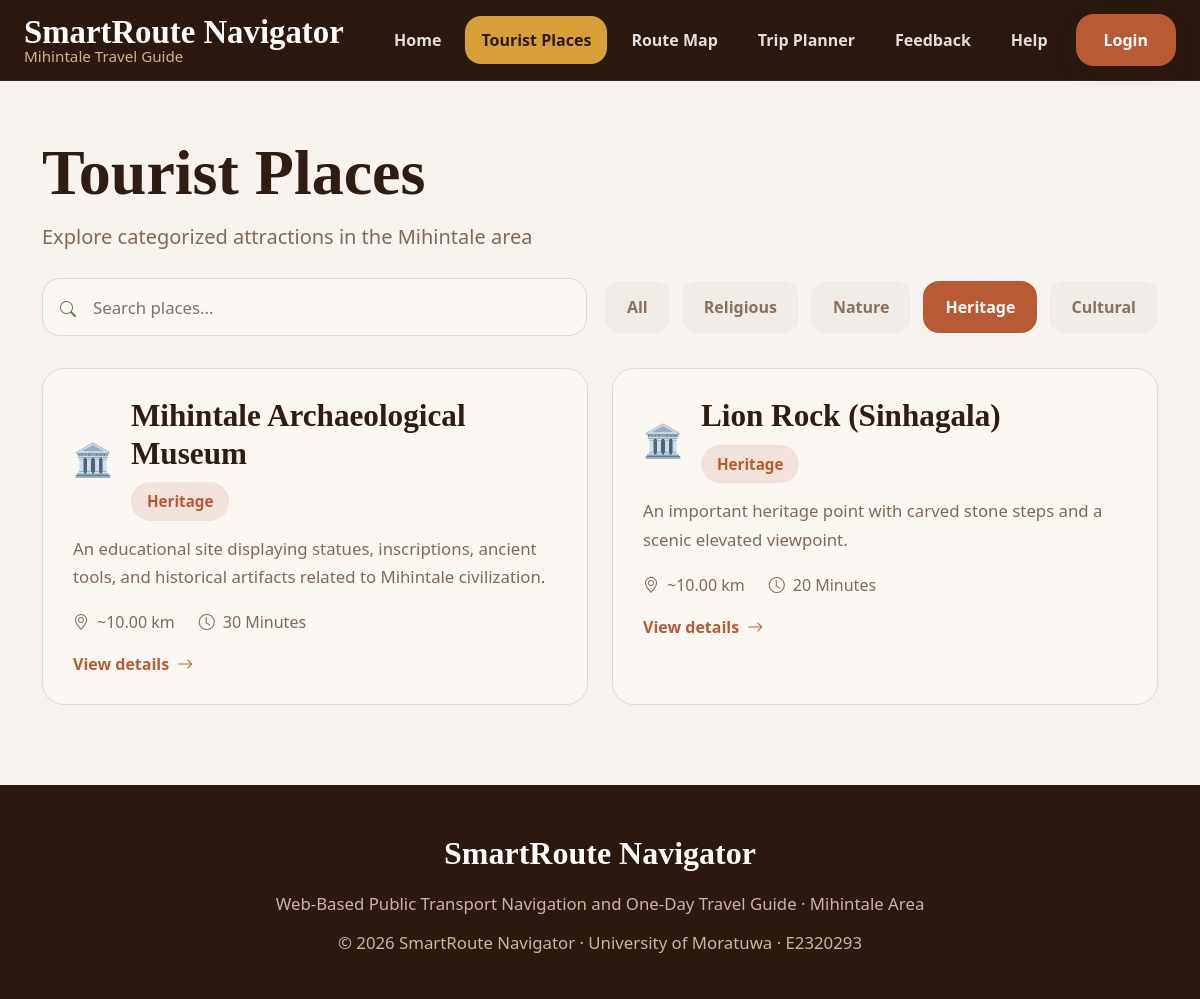
The page /pages/poi-list.php?category=Heritage on the database its author committed.
### tables this page shows
CREATE TABLE places (
    id INT AUTO_INCREMENT PRIMARY KEY,
    category_id INT NOT NULL,
    name VARCHAR(255) NOT NULL,
    description TEXT NOT NULL,
    location_name VARCHAR(255),
    distance_km DECIMAL(5,2),
    recommended_time VARCHAR(100),
    visit_duration VARCHAR(100),
    tips TEXT,
    image_url TEXT,
    map_embed_url TEXT,
    created_at TIMESTAMP DEFAULT CURRENT_TIMESTAMP,
    updated_at TIMESTAMP DEFAULT CURRENT_TIMESTAMP ON UPDATE CURRENT_TIMESTAMP,
    FOREIGN KEY (category_id) REFERENCES categories(id) ON DELETE CASCADE
);

CREATE TABLE categories (
    id INT AUTO_INCREMENT PRIMARY KEY,
    name VARCHAR(100) NOT NULL,
    description TEXT
);

### pages/poi-list.php (the view, shortened to what this page needs)
<?php
include '../config/db.php';
$search = isset($_GET['search']) ? trim($_GET['search']) : '';
$category = isset($_GET['category']) ? trim($_GET['category']) : '';
$sql = "SELECT places.*, categories.name AS category_name
        FROM places
        JOIN categories ON places.category_id = categories.id
        WHERE 1=1";
$params = [];
$types = "";
if ($category !== '') {
    $sql .= " AND categories.name = ?";
    $params[] = $category;
    $types .= "s";
}
$sql .= " ORDER BY places.id ASC";
$stmt = $conn->prepare($sql);
if (!empty($params)) {
    $stmt->bind_param($types, ...$params);
}
$stmt->execute();
$result = $stmt->get_result();
include '../includes/header.php';
?>
<section class="section-padding" style="padding-top: 48px;">
  <div class="container">
    <div class="page-header">
      <h1>Tourist Places</h1>
      <p>Explore categorized attractions in the Mihintale area</p>
    </div>
    <form method="GET" action="" class="filter-bar">
      <div class="search-box">
        <i class="bi bi-search"></i>
        <input
          type="text"
          name="search"
          placeholder="Search places..."
          value="<?php echo htmlspecialchars($search); ?>"
        >
      </div>
      <div class="filter-pills">
        <a href="poi-list.php" class="<?php echo ($category === '' ? 'active' : ''); ?>">All</a>
        <a href="?category=Religious<?php echo $search !== '' ? '&search=' . urlencode($search) : ''; ?>" class="<?php echo ($category === 'Religious' ? 'active' : ''); ?>">Religious</a>
        <a href="?category=Nature<?php echo $search !== '' ? '&search=' . urlencode($search) : ''; ?>" class="<?php echo ($category === 'Nature' ? 'active' : ''); ?>">Nature</a>
        <a href="?category=Heritage<?php echo $search !== '' ? '&search=' . urlencode($search) : ''; ?>" class="<?php echo ($category === 'Heritage' ? 'active' : ''); ?>">Heritage</a>
        <a href="?category=Cultural<?php echo $search !== '' ? '&search=' . urlencode($search) : ''; ?>" class="<?php echo ($category === 'Cultural' ? 'active' : ''); ?>">Cultural</a>
      </div>
    </form>
    <div class="row g-4">
      <?php if ($result && $result->num_rows > 0): ?>
        <?php while ($row = $result->fetch_assoc()): ?>
          <?php
            $emoji = "📍";
            if ($row['category_name'] === 'Heritage') $emoji = "🏛️";
            $pillClass = "pill-cultural";
            if ($row['category_name'] === 'Heritage') $pillClass = "pill-heritage";
          ?>
          <div class="col-lg-6">
            <div class="place-card">
              <div class="place-top">
                <div class="place-emoji"><?php echo $emoji; ?></div>
                <div>
                  <h3><?php echo htmlspecialchars($row['name']); ?></h3>
                  <span class="category-pill <?php echo $pillClass; ?>" style="margin-bottom: 0;">
                    <?php echo htmlspecialchars($row['category_name']); ?>
                  </span>
                </div>
              </div>
              <p>
                <?php echo htmlspecialchars(mb_strimwidth($row['description'], 0, 130, '...')); ?>
              </p>
              <div class="place-meta">
                <span><i class="bi bi-geo-alt"></i> ~<?php echo htmlspecialchars($row['distance_km']); ?> km</span>
                <span><i class="bi bi-clock"></i> <?php echo htmlspecialchars($row['visit_duration']); ?></span>
              </div>
              <a href="poi-detail.php?id=<?php echo $row['id']; ?>" class="learn-link">
                View details <i class="bi bi-arrow-right"></i>
              </a>
            </div>
          </div>
        <?php endwhile; ?>
      <?php endif; ?>
    </div>
  </div>
</section>
<?php include '../includes/footer.php'; ?>

### assets/css/theme.css (style rules this page uses)
:root { --bg: #f7f3ee; --surface: #fbf8f4; --card: #f9f5f0; --border: #e3d8cd; --text: #2f1c12; --muted: #7e6a5b; --primary: #b85b34; --primary-dark: #8f4426; --accent: #e0a63a; --nav: #2b190f; --white: #ffffff; --shadow: 0 10px 30px rgba(55, 30, 10, 0.08); --radius: 22px; }
* { box-sizing: border-box; }
html { scroll-behavior: smooth; }
body { margin: 0; background: var(--bg); color: var(--text); font-family: "Segoe UI", Arial, sans-serif; }
h1, h2, h3, h4, h5, h6 { font-family: Georgia, "Times New Roman", serif; color: var(--text); font-weight: 700; }
a { text-decoration: none; }
.section-padding { padding: 80px 0; }
.feature-card, .category-card, .place-card, .info-card, .help-card, .faq-item { background: var(--surface); border: 1px solid var(--border); border-radius: var(--radius); box-shadow: none; }
.feature-card p, .help-card p, .place-card p { color: var(--muted); line-height: 1.7; font-size: 1.05rem; }
.learn-link { color: var(--primary); font-weight: 700; display: inline-flex; align-items: center; gap: 8px; }
.category-pill { display: inline-block; padding: 10px 18px; border-radius: 999px; font-weight: 700; margin-bottom: 24px; font-size: 1rem; }
.pill-heritage { background: #f1e2db; color: #b85b34; }
.page-header { padding: 48px 0 26px; }
.page-header h1 { font-size: 4rem; margin-bottom: 10px; }
.page-header p { color: var(--muted); font-size: 1.25rem; }
.filter-bar { display: flex; gap: 18px; flex-wrap: wrap; margin-bottom: 32px; align-items: center; }
.search-box { flex: 1 1 380px; position: relative; }
.search-box input { width: 100%; min-height: 58px; border-radius: 18px; border: 1px solid var(--border); background: var(--surface); padding: 14px 18px 14px 50px; font-size: 1.05rem; color: var(--text); }
.search-box i { position: absolute; left: 18px; top: 19px; color: var(--muted); }
.filter-pills { display: flex; gap: 12px; flex-wrap: wrap; }
.filter-pills a, .filter-pills button { border: none; background: #efebe6; color: #8b705b; border-radius: 16px; padding: 14px 22px; font-weight: 700; }
.filter-pills .active { background: var(--primary); color: #fff; }
.place-card { padding: 28px 30px; height: 100%; }
.place-top { display: flex; align-items: center; gap: 18px; margin-bottom: 14px; }
.place-emoji { font-size: 2rem; }
.place-card h3 { font-size: 1.95rem; margin-bottom: 10px; }
.place-meta { display: flex; gap: 24px; flex-wrap: wrap; color: var(--muted); margin-top: 18px; margin-bottom: 18px; }
.place-meta span { display: inline-flex; align-items: center; gap: 8px; }
.place-card { min-height: 298px; }
.place-card .category-pill { font-size: 0.95rem; padding: 8px 16px; }
.page-header { padding-top: 6px; }
.page-header h1 { font-size: 4rem; }
.page-header p { margin-bottom: 0; }

### rows shown on the page
places: category.name "🏛️", name "Mihintale Archaeological Museum", category.name "Heritage", description "An educational site displaying statues, inscriptions, ancient tools, and historical artifacts related to Mihintale civilization.", distance_km "10.00", visit_duration "30 Minutes"
places: category.name "🏛️", name "Lion Rock (Sinhagala)", category.name "Heritage", description "An important heritage point with carved stone steps and a scenic elevated viewpoint.", distance_km "10.00", visit_duration "20 Minutes"
